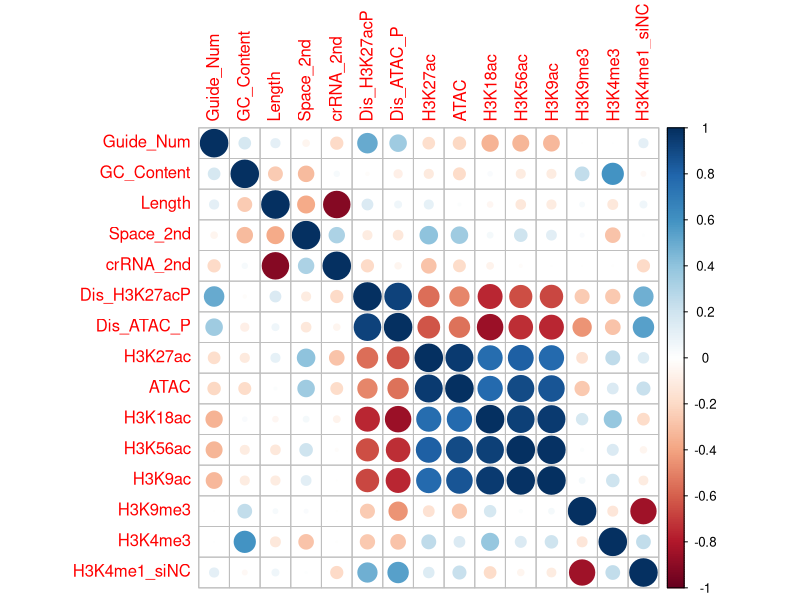

Source code (R): (Note: this script raises an error after producing the figure.)
library(ggplot2)
library(glmnet)
library(corrplot)
library(rlang)


selYs <- c("SNR",
          "SBN",
          "detection_SNR_greater_than_4",
          "detection_SNR_greater_than_5",
          "Detection_Ratios_SBN_greater_than_5")

allSampleID <- 1:19
trainSampleID <- c(1:4,6,8:19)
testSampleID <- c(5,7)

Ys <- read.table('data/Groups_SNR_2nd.txt', header=T, row.names = 1)
Xs <- read.table('data/All_Groups_FeaturesSummary_2nd.txt',header=T, row.names=2)[rownames(Ys),2:16]
# Xs$Dis_H3K27acP <- log10(Xs$Dis_H3K27acP)
# Xs$Guide_Num <- log10(Xs$Guide_Num)
corrplot(corr = cor(Xs))
sel_feature <- c(
  "Guide_Num",
  "GC_Content",
  "Length",
  "Space_2nd",
  "Dis_H3K27acP",
  "ATAC", 
  "H3K4me3", 
  "H3K4me1_siNC"
)

Xtrain <- Xs[trainSampleID,sel_feature]
ytrain <- Ys[trainSampleID,selY]

Xtest <- Xs[testSampleID,sel_feature]
ytest <- Ys[testSampleID,selY]

Xtrain_mean <- apply(Xtrain, 2, mean)
Xtrain_sd <- apply(Xtrain, 2, sd)
Xtrain_scaled <- scale(Xtrain, center = Xtrain_mean, scale = Xtrain_sd)
Xtest_scaled <- scale(Xtest, center = Xtrain_mean, scale = Xtrain_sd)


an <- 0.5
set.seed(cvseed)
elastic_model <- cv.glmnet(Xtrain_scaled,ytrain,grouped=F,standardize=FALSE,alpha=an)
plot(elastic_model)
coef(elastic_model, s = "lambda.min")
ytrain_pred <- predict(elastic_model,Xtrain_scaled,s = "lambda.min")
ytest_pred <- predict(elastic_model,Xtest_scaled,s = "lambda.min")
print(cor(ytrain_pred,ytrain))
print(coef(elastic_model, s = "lambda.min"))
coef(elastic_model, s = "lambda.min")
plot(elastic_model)
plot(ytrain_pred,ytrain)
coef_lmin = coef(elastic_model, s = "lambda.min")




mmm <- as.numeric(ytest_pred)-as.numeric(ytest)
mse_test <- sum(mmm*mmm)

v <- coef(lm(y_true~y_pred,data = data.frame(y_pred=as.numeric(ytrain_pred), 
                                             y_true=ytrain)))


kk <- v[2]
bb <- v[1]
maxx0 <- max(ytrain_pred,ytest_pred)
minx0 <- min(ytrain_pred,ytest_pred)
maxy0 <- max(ytrain,ytest)
miny0 <- min(ytrain,ytest)

maxx <- max(maxx0, (maxy0-bb)/kk)
maxy <- max(maxy0, kk*maxx0+bb)
minx <- min(minx0, (miny0-bb)/kk)
miny <- min(miny0, kk*minx0+bb)

g0<-ggplot(data.frame(y_pred= c(ytrain_pred,ytest_pred), 
                      y_true=c(ytrain,ytest), 
                      type=c(rep('train' , length(ytrain_pred)),rep('test', length(ytest_pred))))) +
  geom_point(aes(x=y_pred,y=y_true,color=type)) + xlab(sprintf('Predicted %s',selY)) + ylab(selY) + 
  geom_abline(intercept = v[1], slope = v[2]) + 
  ggtitle(sprintf("p = %.2e, r = %.3f",
                  cor.test(ytrain,predict(elastic_model, newx = Xtrain_scaled, s = "lambda.min"))[3][[1]], 
                  cor(ytrain,predict(elastic_model, newx = Xtrain_scaled, s = "lambda.min")))) + 
  xlim(minx,maxx)+
  ylim(miny,maxy)+
  theme_bw(base_size=8) + theme(panel.grid = element_blank(), 
                                axis.text = element_text(size = 8),
                                axis.title = element_text(size = 8))


ggsave(sprintf('result/cor_pred_sel_%s.pdf',selY),width = 3, height = 2.3, units = "in")
write.csv(x = data.frame(y_pred= c(ytrain_pred,ytest_pred), 
                         y_true=c(ytrain,ytest), 
                         type=c(rep('train' , length(ytrain_pred)),rep('test', length(ytest_pred)))),
          file = sprintf('result/data_sel_%s.csv',selY)
)



feature_importance_v = c()
mean_sqr_all = mean((predict(elastic_model, newx = Xtrain_scaled, s = "lambda.min") - t(t(ytrain)))^2)
for (selected_feature in 
     names(coef_lmin[c(coef_lmin[,1])!=0,])[2:length(coef_lmin[c(coef_lmin[,1])!=0,])]){
  x_new <- duplicate(Xtrain_scaled, shallow = FALSE)
  x_new[,selected_feature] <- sample(x_new[,selected_feature])
  y_1shuffle = predict(elastic_model, newx = x_new, s = "lambda.min")
  mean_sqr_1shuffle = mean((y_1shuffle- t(t(ytrain)))^2)
  feature_importance = mean_sqr_1shuffle-mean_sqr_all
  feature_importance_v = c(feature_importance_v, feature_importance)
  message(selected_feature,": ",round(feature_importance,4))
}
names(feature_importance_v) <- names(coef_lmin[c(coef_lmin[,1])!=0,])[2:length(coef_lmin[c(coef_lmin[,1])!=0,])]




xx <- names(feature_importance_v)[order(feature_importance_v,decreasing=T)]
g1<-ggplot(data.frame(x=factor(xx,xx),
                      y = feature_importance_v[order(feature_importance_v,decreasing=T)])) + 
  ylab("Feature Importance\n(mean squared error") +
  xlab("Features") +
  geom_bar(stat="identity",aes(x=x,y=y)) + scale_y_continuous(expand = c(0,0))+
  theme_classic(base_size =7)   + theme(axis.text.x.bottom = element_text(angle = 45, hjust = 1))

ggsave(sprintf('result/feature_importance_sel_%s.pdf',selY),width = 2, height = 1.8, units = "in")


print(feature_importance_v)
print(sum((ytest-ytest_pred)*(ytest-ytest_pred)))

